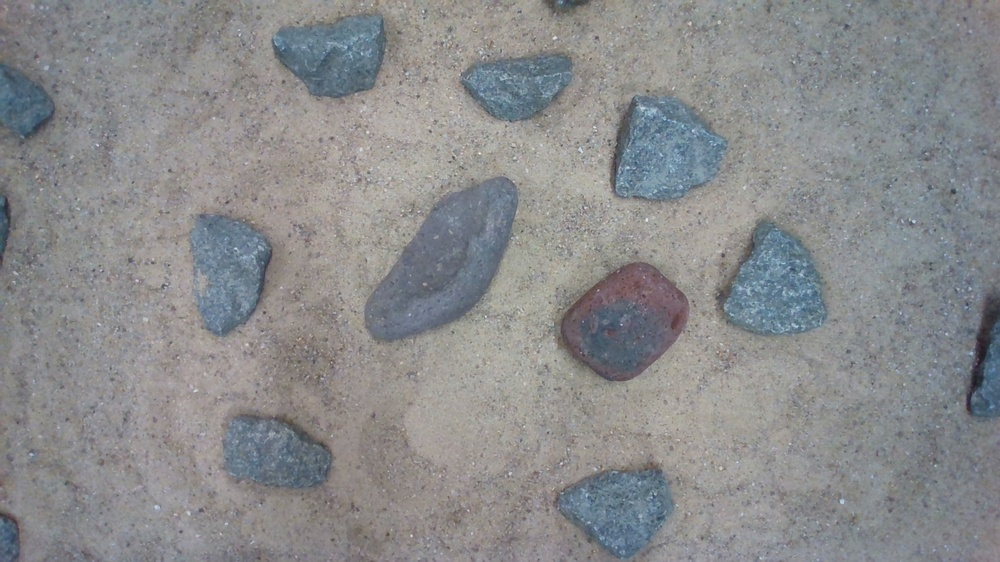
#> input picture ws_rockpicker/src/realsense_ting_controller/scripts/Image_1.jpg, 1000 x 562 px, shrunk from 1920 x 1080 before the run, found by its file name
$ python pose_estimator_2.py
#> lines starting #> are read from the running program, lines starting #| are printed output that depends on the picture
import numpy as np
import cv2 as cv
import glob

with np.load("/home/pe/ws_rockpicker/src/realsense_ting_controller/scripts/CameraParams.npz") as file:
#> (reads ws_rockpicker/src/realsense_ting_controller/scripts/CameraParams.npz from the repository)
    mtx, dist, r_vecs, t_vecs = [file[i] for i in ('matrix', 'distortion', 'r_vecs', 't_vecs')]

criteria = (cv.TERM_CRITERIA_EPS + cv.TERM_CRITERIA_MAX_ITER, 30, 0.001)

objp = np.zeros((9*6, 3), np.float32)
objp[:,:2] = np.mgrid[0:9, 0:6].T.reshape(-1,2)

img = cv.imread("/home/pe/ws_rockpicker/src/realsense_ting_controller/scripts/Image_1.jpg")
#> img is the input picture: shape (562, 1000, 3); mean B, G, R 140.3, 138.9, 138

gray = cv.cvtColor(img, cv.COLOR_BGR2GRAY)
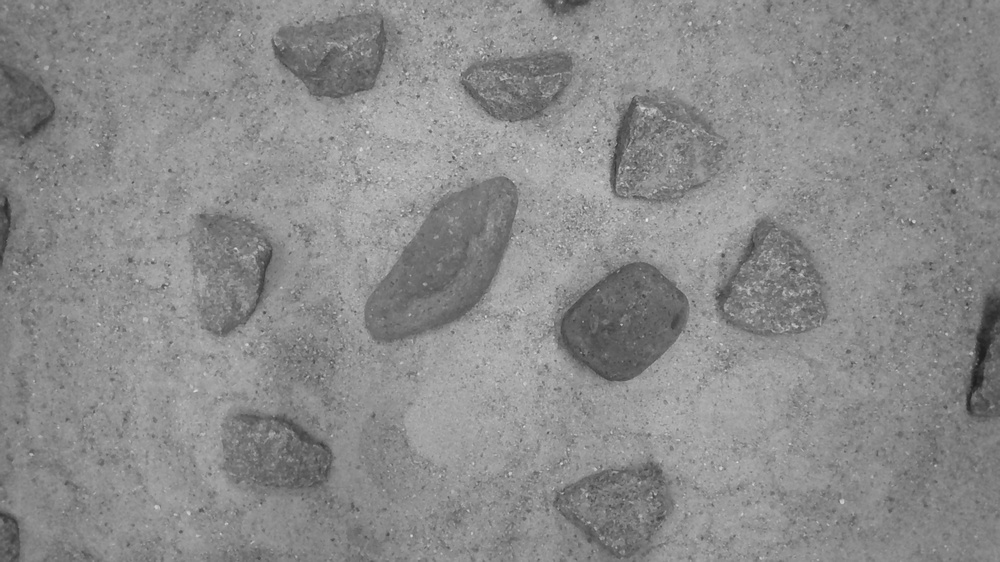
#> gray: shape (562, 1000); min 29, max 240, mean 138.8

ret, corners = cv.findChessboardCorners(gray, (9,6), None)
#> ret = False; corners = None

if ret == True:
    corners2 = cv.cornerSubPix(gray, corners, (11,11),(-1,-1), criteria)

    ret, rvecs, tvecs = cv.solvePnP(objp, corners2, mtx, dist)

    help = np.array([0, 1, 0], np.float32)

    imgpts, jac = cv.projectPoints(help, rvecs, tvecs, mtx, dist)

#> (the run stopped early here; a loop or call above may not have finished)
